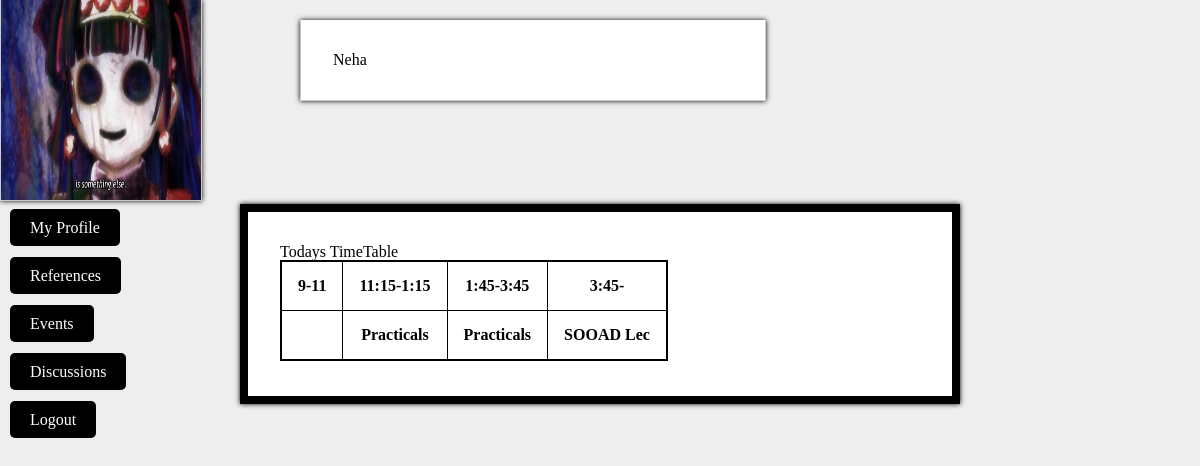
Page /index.php (signed in) on the committed database.
### tables this page shows
CREATE TABLE IF NOT EXISTS `user` (
  `roll_no` varchar(12) NOT NULL,
  `name` varchar(64) DEFAULT NULL,
  `pswd` varchar(128) NOT NULL,
  `phno` int(11) DEFAULT NULL,
  `email_id` varchar(255) NOT NULL,
  `gender` varchar(6) NOT NULL,
  `bday` date NOT NULL,
  `dp` varchar(255) NOT NULL,
  `status` text NOT NULL,
  `about` text NOT NULL
);

CREATE TABLE IF NOT EXISTS `time_table` (
  `mon` varchar(32) DEFAULT NULL,
  `tue` varchar(32) DEFAULT NULL,
  `wed` varchar(32) DEFAULT NULL,
  `thur` varchar(32) DEFAULT NULL
);

### index.php (the view, shortened to what this page needs)
<!DOCTYPE html>
<html>
<head><title>HOME</title>
<link rel=stylesheet href=style.css>
</head>
<body>
<?php
include 'redirect.php';
		$roll=$_COOKIE['username'];
		$str="select `dp`,`name` from `user` where '$roll'=`roll_no`";
		$result=$connection->query($str);
		if($result)
		{
			$pic=$result->fetch_row();
			echo "<h1 class=container id=me>$pic[1]</h1>";
			echo "<img src=$pic[0] class='container' id='pikachu'>"."<br>";
		}
		else echo "hAGA NA!".$connection->error;
?>
		<ul id=menu>
		<li><a href="Profile.php">My Profile</a></li>
		<li><a href="ref.php">References</a></li>
		<li><a href="event.php">Events</a></li>
		<li><a href="discl.html">Discussions</a></li>
		<li><a href="logout.php">Logout</a></li>
		</ul>
		<div class="container" id=tabl><h1>Todays TimeTable</h1>
		<?php
		$today = getdate();
		$today=$today['wday'];
		if($today==6 || $today==0)
		{
			echo "<h1>REJOICE! Its a Holiday!</h1>";
		}
		else
		{
			$sql="select `mon`,`tue`,`wed`,`thur` from `time_table`";
			$result=$connection->query($sql);
			if($result)
			{
				while($today--)
				{
					$r=$result->fetch_row();
				}
				echo <<< _GO
					<table>
					<tr>
						<th>9-11</th>
						<th>11:15-1:15</th>
						<th>1:45-3:45</th>
						<th>3:45-</th>
					</tr>
					<tr>
					<th>$r[0]</th>
					<th>$r[1]</th>
					<th>$r[2]</th>
					<th>$r[3]</th>
					</tr>
					</table
_GO;
			}
			else
			{
				echo "-_-".$connection->error;
			}
		}
?>
		</div>
	</body>
</html>

### style.css (style rules this page uses)
html, body, div, span, applet, object, iframe, h1, h2, h3, h4, h5, h6, p, blockquote, pre, a, abbr, acronym, address, big, cite, code, del, dfn, em, img, ins, kbd, q, s, samp, small, strike, strong, sub, sup, tt, var, b, u, i, center, dl, dt, dd, ol, ul, li, fieldset, form, label, legend, table, caption, tbody, tfoot, thead, tr, th, td, article, aside, canvas, details, embed, figure, figcaption, footer, header, hgroup, menu, nav, output, ruby, section, summary, time, mark, audio, video { margin: 0; padding: 0; border: 0; font-size: 100%; font: inherit; vertical-align: baseline; }
body { line-height: 1; background-color: #eee; }
ol, ul { list-style: none; }
table { border-collapse: collapse; border-spacing: 0; display: inline-block; }
table, th, td { border: 1px solid black; }
table tr th { padding: 1em; vertical-align: middle; font-weight: bold; }
.container { margin:0 auto; top: 20px; width: 75%; padding: 2em; border: 1px solid #ccc; border-top: 0; box-shadow: 0 0 5px #000; background-color: #fff; }

### index.php (style rules this page uses)
ul#menu { padding: 0; }
ul#menu li a { background-color: black; line-height: 300%; color: white; padding: 10px 20px; text-decoration: none; border-radius: 5px 5px 5px 5px; }
div.container { width: 40em; border: 0.5em solid; }
#pikachu { width:200px; height:200px; padding:0px; margin: 0 auto; overflow: hidden; position:float; }
#me { position:absolute; max-width:400px; left:300px; }
#menu { position:absolute; left:10px; }

### rows in the picture
user: name "Neha"
time_table: tue "Practicals", wed "Practicals", thur "SOOAD Lec"
